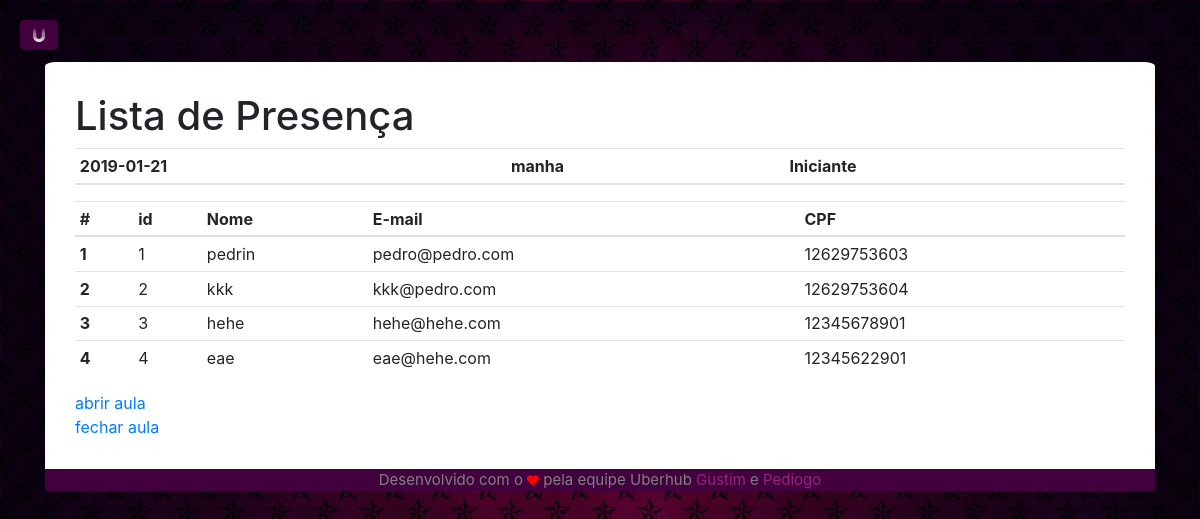
The app's page /lista/4 (signed in), older data.
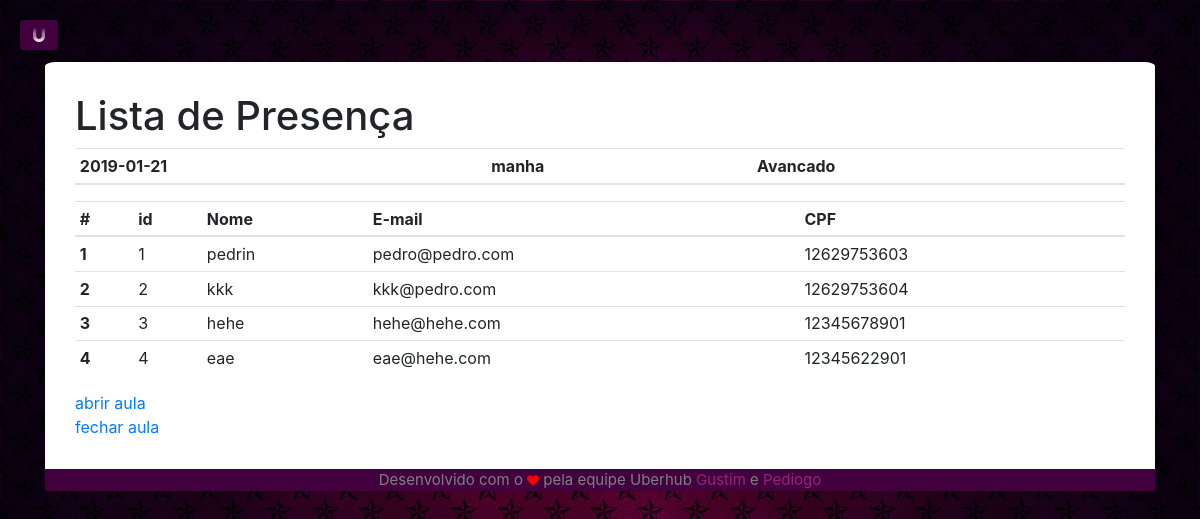
The same page, newer data.
### app/models/tables.py (models this page shows, shortened)
class Aula(db.Model):
    __tablename__ = "aula"
    id       = db.Column(db.Integer, primary_key=True, autoincrement=True)
    dia      = db.Column(db.Date)
    horario  = db.Column(db.String(5), CheckConstraint('horario="manha" or horario="tarde"'), nullable=False)
    nivel    = db.Column(db.String(15), nullable=False)
    ativa    = db.Column(db.Boolean, default=False, server_default=sa.sql.expression.false(), nullable=False)
    id_prof  = db.Column(db.Integer, db.ForeignKey('professor.id'))
    fk_professor =  db.relationship('Professor', foreign_keys=id_prof)

### app/controllers/default.py (the view)
@app.route("/lista/")
@app.route("/lista/<id_aula>")
def lista(id_aula=None):
    if current_user.is_authenticated:
        if id_aula == None:
            id_aula = tables.Aula.query.filter_by(id_prof=current_user.id).order_by(tables.Aula.id.desc()).first().id
        aula = tables.Aula.query.filter_by(id=id_aula).first()
        alunos = session.query(tables.Aluno).join(tables.Presenca).filter_by(id_aula=id_aula).all()
        print(aula)
        print(alunos)
        print("printei")
        return render_template('home/table.html',
                                alunos=alunos, aula=aula)
    else:
        return redirect(url_for('login'))

### app/controllers/default.py (called while the page is built)
@lm.user_loader
def load_user(id):
    return tables.Professor.query.filter_by(id=id).first()

### app/controllers/functions.py (called while the page is built)
def shufflebg():
    x = randint(1, 5)
    if x == 1:
        return "bg"
    if x == 2:
        return "bg1"
    if x == 3:
        return "bg2"
    if x == 4:
        return "bg3"
    return "bg"

### app/models/tables.py (called while the page is built)
    @property
    def is_authenticated(self):
        return True

### app/templates/home/table.html (shortened to what this page needs)
{% extends 'base.html' %}
    {% block body %}
    <h1>Lista de Presença</h1>
    <table class="table table-hover table-sm">
        <thead>
          <tr>
            <th scope="col">{{ aula.dia }}</th>
            <th scope="col">{{ aula.horario }}</th>
            <th scope="col">{{ aula.nivel }}</th>
          </tr>
        </thead>
      </table>
    {% if alunos[0] %}
    <table class="table table-hover table-sm">
      <thead>
        <tr>
          <th scope="col">#</th>
          <th scope="col">id</th>
          <th scope="col">Nome</th>
          <th scope="col">E-mail</th>
          <th scope="col">CPF</th>
        </tr>
      </thead>
      <tbody>
        {% for aluno in alunos %}
        <tr>
          <th scope="row">{{ loop.index }}</th>
          <td>{{ aluno.id }}</td>
          <td>{{ aluno.nome }}</td>
          <td>{{ aluno.email }}</td>
          <td>{{ aluno.cpf }}</td>
        </tr>
        {% endfor %}
      </tbody>
    </table>
    {% endif %}
        <a href="{{ url_for('abriraula', id_aula=aula.id) }}">abrir aula</a><br/>
        <a href="{{ url_for('fecharaula', id_aula=aula.id) }}">fechar aula</a>
    {% endblock %}

Row changes from the older to the newer data that the page shows:
changed Aula "manha": nivel "Iniciante" → "Avancado"
